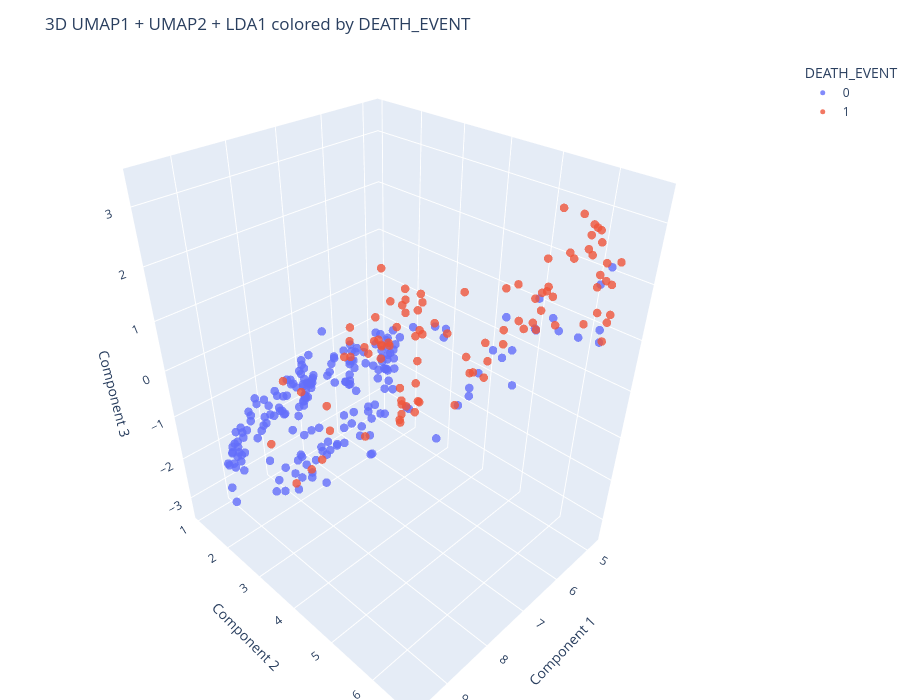

Notebook cell for this chart:
### Markdown cell above
<a id="mix"></a>
### Hybrid Mix (UMAP1 + UMAP2 + LDA1)

### Code cell
X_combined = pd.DataFrame({
    "UMAP_1": X_umap_unsup[:, 0],
    "UMAP_2": X_umap_unsup[:, 1],
    "LDA_1": X_lda[:, 0],
})

joblib.dump(X_combined, "../outputs/dim_red/embeddings/X_mix.pkl")

df_mix = pd.concat(
    [pd.DataFrame(X_combined, columns=X_combined.columns),
     pd.Series(y, name=TARGET_COL)],
    axis=1
)

joblib.dump(df_mix, os.path.join(OUTPUT_DIR, 'df_mix.pkl'))
plot_3d(X_combined, y, algorithm="UMAP1 + UMAP2 + LDA1")
